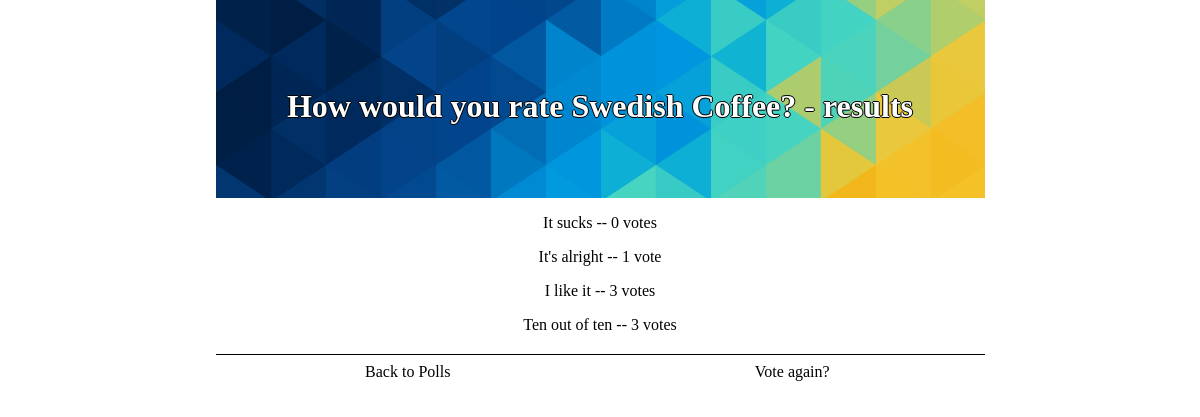
The app's page /polls/2/results/ with its own data.
### polls/models.py (models this page shows, shortened)
class Question(models.Model):
    question_text = models.CharField(max_length=200)
    pub_date = models.DateTimeField('date published')
    def was_published_recently(self):
        now=timezone.now();
        return  now-datetime.timedelta(days=1) <= self.pub_date <= now
    was_published_recently.admin_order_field = 'pub_date'
    was_published_recently.boolean = True
    was_published_recently.short_description = 'Published recently?'

class Choice(models.Model):
    question = models.ForeignKey(Question, on_delete=models.CASCADE)
    choice_text = models.CharField(max_length=200)
    votes = models.IntegerField(default=0)

### polls/views.py (the view)
# urls.py: url(r'^(?P<pk>[0-9]+)/results/$', views.ResultsView.as_view(), name='results'),
class ResultsView(generic.DetailView):
    model = Question
    template_name = 'polls/results.html'

### polls/templates/polls/results.html (shortened to what this page needs)
{% extends "polls/base.html" %}
{% load staticfiles %}
{% block header %}
    <h1>{{ question.question_text}} - results</h1>
{% endblock %}
{%block container %}
{% for choice in question.choice_set.all %}
    <p>{{ choice.choice_text }} -- {{ choice.votes }} vote{{ choice.votes|pluralize }}</p>
{% endfor %}
{% endblock %}
{% block rAction %}
    <a class="actionButton rbutton" href="{% url 'polls:detail' question.id %}">
        Vote again?
    </a>
{% endblock %}

### polls/static/polls/style.css (style rules this page uses)
.content a, h1 { text-align: center; text-decoration: none; }
.headerh1 h1 { margin:0px; padding:0px; }
.actionButton { background-color: white; border: none; cursor:pointer; text-align: center; width:100%; padding-top:8px; padding-bottom:8px; text-decoration: none; color:black; }
.rbutton { order:1; }
@media screen and (min-width: 426px) { .actionButton { width:50%; } }
@media screen and (min-width: 426px) { .rbutton { order:2; } }

### records on screen
Question: question_text "How would you rate Swedish Coffee?"
Choice: choice_text "It sucks", votes "0"
Choice: choice_text "It's alright", votes "1"
Choice: choice_text "I like it", votes "3"
Choice: choice_text "Ten out of ten", votes "3"
